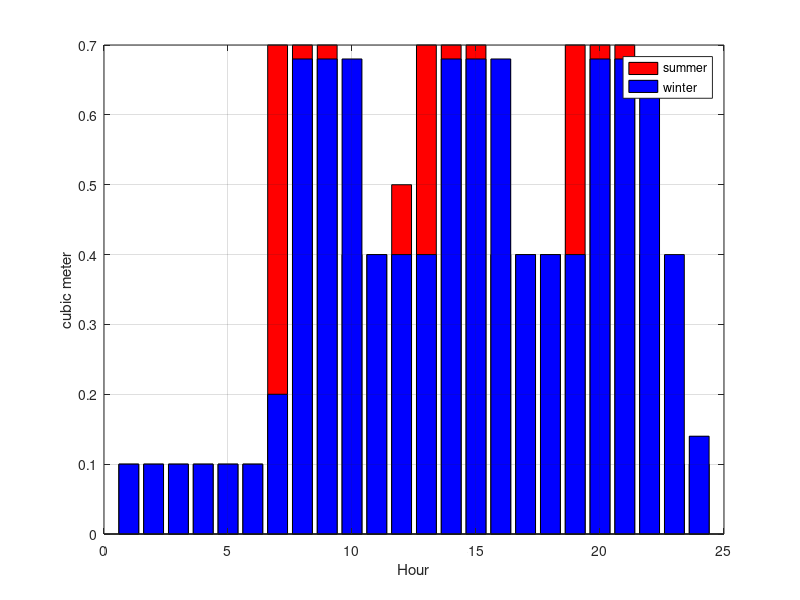

Recreate this plot in MATLAB.
H_wds=[0.1 0.1 0.1 0.1 0.1 0.1 0.7 0.7 0.7 0.4 0.4 0.5 0.7 0.7 0.7 0.4 0.4 0.4 0.7 0.7 0.7 0.4 0.1 0.1 ];
H_wdw=[0.1 0.1 0.1 0.1 0.1 0.1 0.2 0.68 0.68 0.68 0.4 0.4 0.4 0.68 0.68 0.68 0.4 0.4 0.4 0.68 0.68 0.68 0.4 0.14 ];
bar(H_wds,'r'),hold on
bar(H_wdw,'b'),grid on
legend('summer','winter')
xlabel('Hour')
ylabel('cubic meter')
